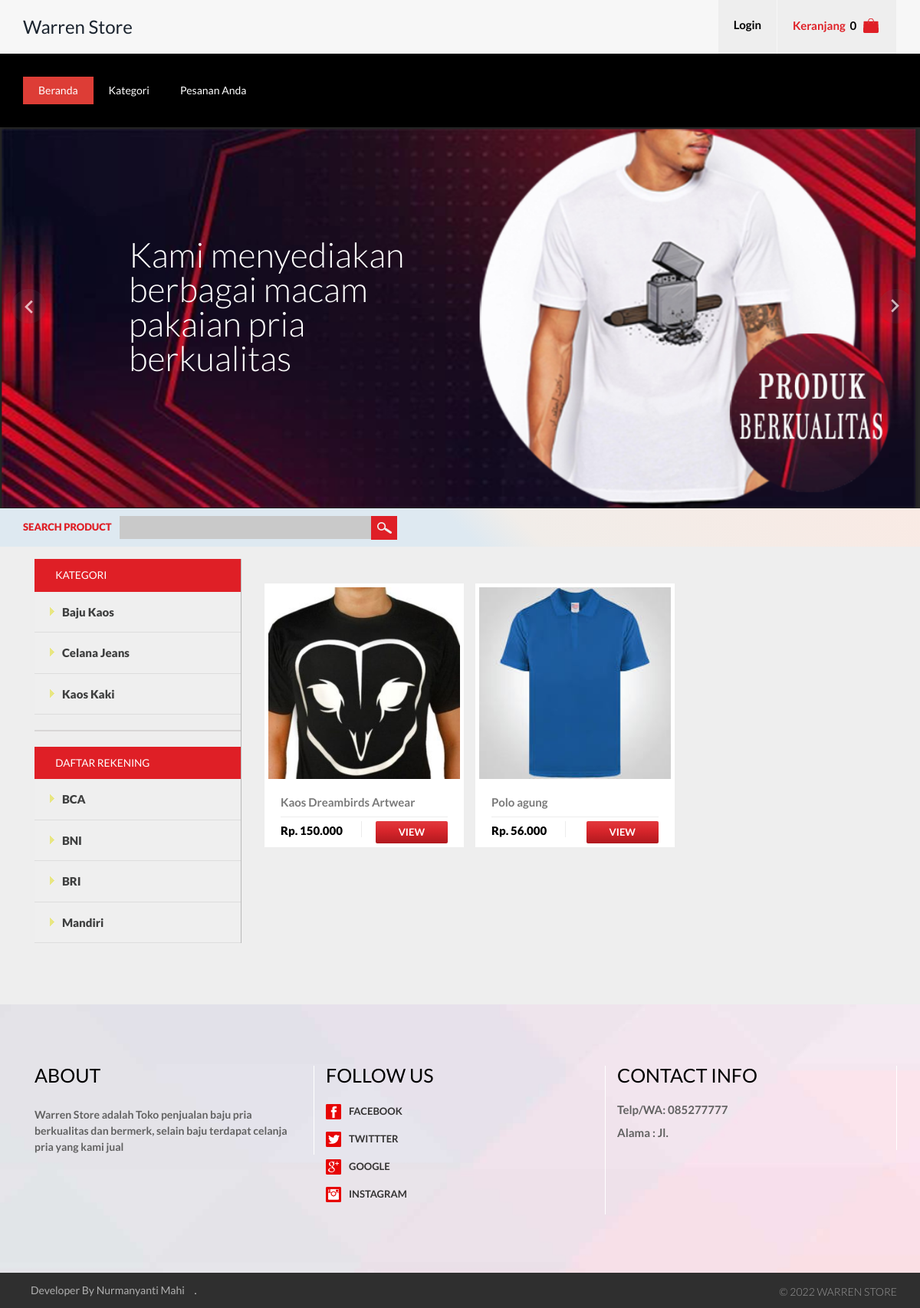
The page / on the database its author committed.
### tables this page shows
CREATE TABLE `tbl_kategori` (
  `id_kategori` int(11) NOT NULL,
  `nama_kategori` varchar(150) NOT NULL,
  `id_admin` int(11) NOT NULL
);

CREATE TABLE `tbl_rekening` (
  `id_rekening` int(11) NOT NULL,
  `bank` varchar(50) NOT NULL,
  `nama_rekening` varchar(50) NOT NULL,
  `no_rekening` varchar(50) NOT NULL,
  `gambar` varchar(100) NOT NULL,
  `id_login` int(11) NOT NULL
);

CREATE TABLE `tbl_barang` (
  `id_barang` int(11) NOT NULL,
  `merek_barang` varchar(200) NOT NULL,
  `harga` int(11) NOT NULL,
  `deskripsi` text NOT NULL,
  `stok` int(11) NOT NULL,
  `id_kategori` int(11) NOT NULL,
  `id_admin` int(11) NOT NULL
);

CREATE TABLE `tbl_gambar_barang` (
  `id_gambar_barang` int(11) NOT NULL,
  `id_barang` int(11) NOT NULL,
  `gambar` varchar(150) NOT NULL
);

### halaman/kanan.php (the view, shortened to what this page needs)
<div class="sidebar">
	<div class="menu_box">
    	<h3 class="menu_head">Kategori </h3>
	  	<ul class="menu">
	  	 <?php
            $kategori= mysqli_query($koneksi,"SELECT * FROM tbl_kategori Order by nama_kategori ASC");
                while ($kat=mysqli_fetch_array($kategori)) {
            ?>
				<li class="item1"><a href="?hal=kategori&idkate=<?php echo $kat['id_kategori'] ?>"><img class="arrow-img" src="assets/images/f_menu.png" alt=""/> <?php echo $kat['nama_kategori']; ?></a>
				</li>
			<?php } ?>
		</ul>
	</div>
</div>
<hr>
	<div class="sidebar">
	<div class="menu_box">
    	<h3 class="menu_head">Daftar Rekening </h3>
	  	<ul class="menu">
	  	 <?php
            $bank= mysqli_query($koneksi,"SELECT * FROM tbl_rekening Order by bank ASC");
                while ($bk=mysqli_fetch_array($bank)) {
            ?>
				<li class="item1"><a href="?hal=bank&idbnk=<?php echo $bk['id_rekening'] ?>"><img class="arrow-img" src="assets/images/f_menu.png" alt=""/> <?php echo $bk['bank']; ?></a>
				</li>
			<?php } ?>
		</ul>
	</div>
	</div>

### index.php (shortened to what this page needs)
<?php
	include'config/koneksi.php';
	$id_see=$_SESSION['id_ko'];
  $qkon = mysqli_query($koneksi,"SELECT * FROM tbl_konsumen WHERE id_konsumen='$id_see'");
  $dkon = mysqli_fetch_array($qkon);
  $id_konusmen= $dkon['id_konsumen'];
?>
<!DOCTYPE HTML>
<html>
<head>
<link href="assets/css/bootstrap.css" rel='stylesheet' type='text/css' />
<link href="assets/css/style.css" rel='stylesheet' type='text/css' />
 <link rel="stylesheet" href="admin/assets/plugins/fontawesome-free/css/all.min.css">
<link rel="stylesheet" href="assets/css/etalage.css">
 <link rel="stylesheet" href="admin/assets/plugins/select2/css/select2.min.css">
  <link rel="stylesheet" href="admin/assets/plugins/select2-bootstrap4-theme/select2-bootstrap4.min.css">
</head>
<body>
<?php include 'halaman/header.php'; ?>
<?php
	if (empty($_GET['hal'])) {
		include 'halaman/beranda.php';
	} elseif ($_GET['hal']=='kategori') {
		include 'halaman/kategori.php';
	} elseif ($_GET['hal']=='detail-barang') {
		include 'halaman/detail_barang.php';
	}elseif ($_GET['hal']=='keranjang') {
		include 'halaman/keranjang.php';
	}elseif ($_GET['hal']=='checkout') {
		include 'halaman/checkout.php';
	}elseif ($_GET['hal']=='pesanan-anda') {
		include 'halaman/pesanan.php';
	}elseif ($_GET['hal']=='login') {
		include 'login.php';
	}elseif ($_GET['hal']=='register') {
		include 'register.php';
	}elseif ($_GET['hal']=='bukti_upload') {
		include 'halaman/upload.php';
	}elseif ($_GET['hal']=='pencarian') {
		include 'halaman/cari.php';
	}elseif ($_GET['hal']=='bank') {
		include 'halaman/rekening.php';
	}elseif ($_GET['hal']=='edit_keranjang') {
		include 'halaman/edit_keranjang.php';
	}
?>
<div class="footer">
	<div class="container">
		<div class="col-md-4 f_grid1">
			<h3>About</h3>
			<p>Warren Store adalah Toko penjualan baju pria berkualitas dan bermerk, selain baju terdapat celanja pria yang kami jual</p>
		</div>
		<div class="col-md-4 f_grid1 f_grid1">
			<h3>Follow Us</h3>
			<ul class="social">
				<li><a href=""> <i class="fb"> </i><p class="m_3">Facebook</p><div class="clearfix"> </div></a></li>
			    <li><a href=""><i class="tw"> </i><p class="m_3">Twittter</p><div class="clearfix"> </div></a></li>
				<li><a href=""><i class="google"> </i><p class="m_3">Google</p><div class="clearfix"> </div></a></li>
				<li><a href=""><i class="instagram"> </i><p class="m_3">Instagram</p><div class="clearfix"> </div></a></li>
			</ul>
		</div>
		<div class="col-md-4 f_grid1">
			<h3>Contact Info</h3>
			<ul class="list">
				<li><p>Telp/WA: 085277777</p></li>
				<li><p>Alama : Jl. </p></li>
			</ul>
			<div class="clearfix"> </div>
		</div>
	</div>
</div>
<div class="footer_bottom">
       	<div class="container">
       		<div class="cssmenu">
				<ul>
					<li class="active"><a href="login.html">Developer By Nurmanyanti Mahi</a></li> .
				</ul>
			</div>
			<div class="copy">
			    <p>&copy;  <?php echo date(Y); ?> Warren Store</p>
		    </div>
		    <div class="clearfix"> </div>
       	</div>
</div>
</body>
</html>

### halaman/header.php (shortened to what this page needs)
<div class="header">
	<div class="header_top">
		<div class="container">
			<div class="logo">
				<a href="index.php"><h3>Warren Store</h3></a>
			</div>
			<ul class="shopping_grid">
			      <?php if (empty($id_konusmen)) {
			      ?>
			      	<a href="?hal=login"><li>Login</li></a>
			      <?php
			      } else {
			      ?>
			      	<a href="halaman/logout.php"><li>Logout</li></a>
			      	<a href="#"><li><?php echo $namakon; ?></li></a>
			      <?php
			  		}
			  		$q=mysqli_query($koneksi,"SELECT count(id_keranjang) as jml FROM tbl_keranjang Where id_konsumen='$id_konusmen'");
						$d=mysqli_fetch_array($q);
			       ?>
			      <a href="?hal=keranjang"><li><span class="m_1">Keranjang</span>&nbsp;&nbsp;<?php echo $d['jml']; ?> &nbsp;<img src="assets/images/bag.png" alt=""/></li></a>
			</ul>
		    <div class="clearfix"> </div>
		</div>
	</div>
	<div class="h_menu4">
		<div class="container">
				<div class="menu-wrapper">
					<div class="multi-level-responsive-menu">
						<ul class="menu1">
					       <li class="active"><a href="index.php" >Beranda</a></li>
					       <li><a href="#">Kategori</a>
					       </li>
					        <li><a href="?hal=pesanan-anda" >Pesanan Anda</a></li>
						</ul>
					</div>
				</div>
	      </div>
     </div>
</div>

### halaman/beranda.php (shortened to what this page needs)
<div class="slider">
	  <div class="callbacks_container">
	      <ul class="rslides" id="slider">
	        <li><img src="assets/images/s1.png" class="img-responsive" alt=""/>
	        <div class="banner_desc">
				<h1>Kami menyediakan berbagai macam pakaian pria berkualitas</h1>
			</div>
	        </li>
	      </ul>
	  </div>
</div>
<div class="column_center">
  <div class="container">
	<div class="search">
	  <div class="stay">Search Product</div>
	  <form action="?hal=pencarian" method="POST">
	  <div class="stay_right">
		  <input type="text" name="kunci" value="" onfocus="this.value = '';" onblur="if (this.value == '') {this.value = '';}">
		  <input type="submit" value="" name="cari">
	  </div>
	  </form>
	  <div class="clearfix"> </div>
	</div>
  </div>
</div>
<div class="main">
  	<div class="content_top">
	  	<div class="container">
		   	<div class="col-md-3 sidebar_box">
			   	<?php include 'halaman/kanan.php'; ?>
		   	</div>
		   	<div class="col-md-9 content_right">
		    	<div class="top_grid2">
		    		<?php
		            	$query= mysqli_query($koneksi,"SELECT * FROM tbl_barang a LEFT JOIN tbl_kategori b ON a.id_kategori=b.id_kategori Order by id_barang DESC");
		                while ($data=mysqli_fetch_array($query)) {
		                	$gbr=mysqli_query($koneksi,"SELECT * FROM tbl_gambar_barang Where id_barang='$data[id_barang]' limit 1");
		                	$g=mysqli_fetch_array($gbr);
		            ?>
			      	<div class="col-md-4 top_grid1-box1">
				      	<a href="?hal=detail-barang&idbrg=<?php echo $data['id_barang'] ?>">
					     	<div class="grid_1">
					     	  <div class="b-link-stroke b-animate-go  thickbox">
						        <img src="admin/assets/gambar_barang/<?php echo $g['gambar'] ?>" style="width: 100%; height: 250px" class="img-responsive" alt=""/> </div>
					     	  <div class="grid_2">
					     	  	<p><?php echo $data['merek_barang']; ?></p>
					     	  	<ul class="grid_2-bottom">
					     	  		<li class="grid_2-left"><p>Rp. <?php echo number_format($data['harga'],0,',','.'); ?></p></li>
					     	  		<li class="grid_2-right">
					     	  			<div class="btn btn-primary btn-normal btn-inline " target="_self" title="Detail Barang">View</div>
					     	  		</li>
					     	  		<div class="clearfix"> </div>
					     	  	</ul>
					     	  </div>
					     	</div>
				     	</a>
			 		</div>
			    	<?php } ?>
		   		</div>
	       	</div>
		</div>
	</div>
</div>

### rows shown on the page
tbl_kategori: nama_kategori "Baju Kaos"
tbl_kategori: nama_kategori "Celana Jeans"
tbl_kategori: nama_kategori "Kaos Kaki"
tbl_rekening: bank "BCA"
tbl_rekening: bank "BNI"
tbl_rekening: bank "BRI"
tbl_rekening: bank "Mandiri"
tbl_barang: tbl_gambar_barang.gambar (picture), merek_barang "Kaos Dreambirds Artwear", harga "150.000"
tbl_barang: tbl_gambar_barang.gambar (picture), merek_barang "Polo agung", harga "56.000"

### other values the page prints
$d['jml'] "0"
date(Y) "2022"
